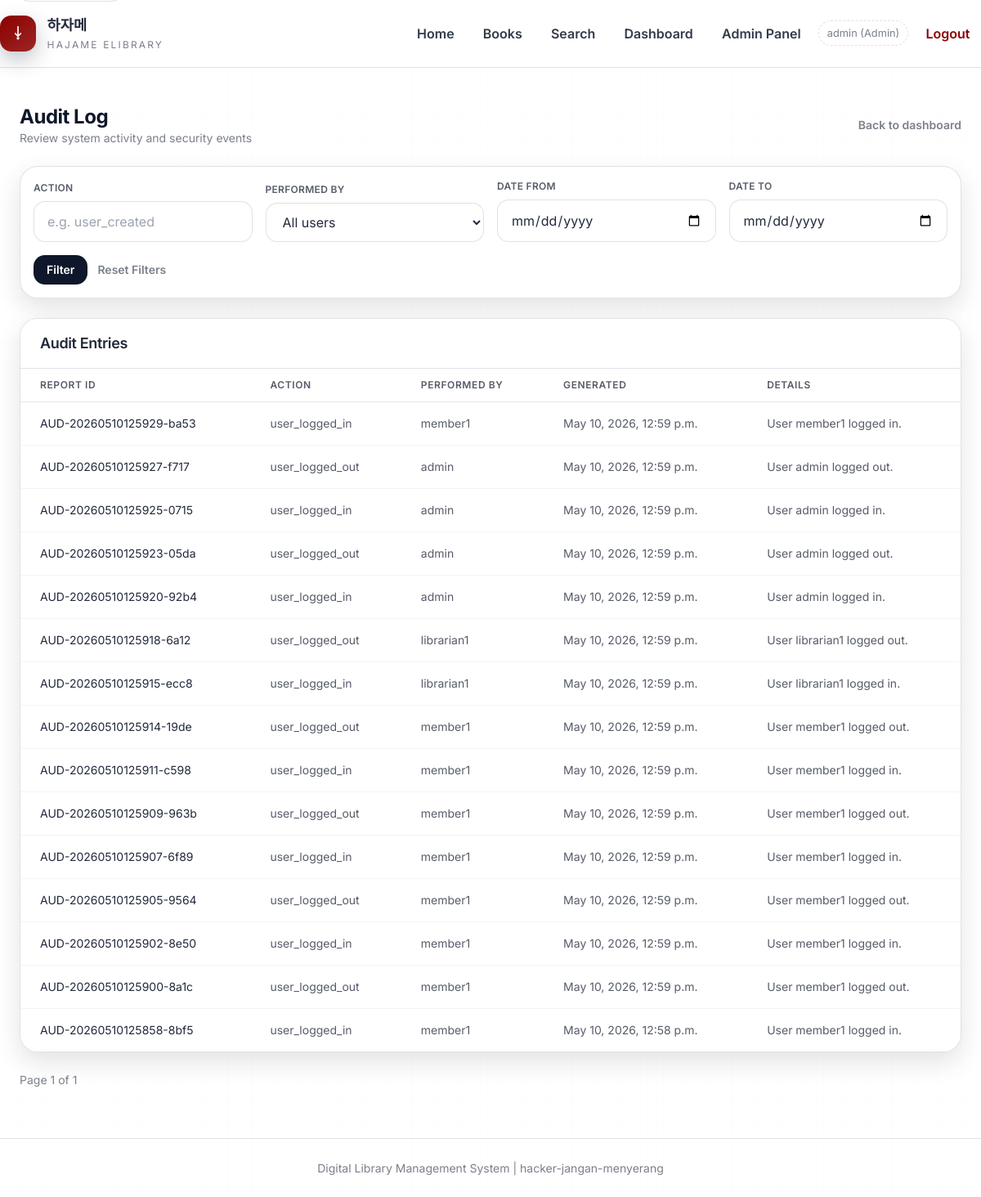
The app's page /admin-panel/audit-log/ (signed in) with its own data.
### main/models.py (models this page shows, shortened)
class User(AbstractUser):
    class Role(models.TextChoices):
        MEMBER = 'member', 'Member'
        LIBRARIAN = 'librarian', 'Librarian'
        ADMIN = 'admin', 'Admin'
    role = models.CharField(
        max_length=20,
        choices=Role.choices,
        default=Role.MEMBER
    )
    employee_id = models.CharField(
        max_length=50,
        blank=True,
        null=True,
        help_text="Employee ID for Librarian role"
    )
    membership_number = models.CharField(
        max_length=50,
        blank=True,
        null=True,
        help_text="Membership number for Member role"
    )
    class Meta:
        db_table = 'users'

class AuditLog(models.Model):
    report_id = models.CharField(max_length=100, unique=True)
    generated_date = models.DateTimeField(auto_now_add=True)
    target_action = models.CharField(max_length=255)
    performed_by = models.ForeignKey(
        User,
        on_delete=models.SET_NULL,
        null=True,
        related_name='audit_logs'
    )
    details = models.TextField(blank=True)
    class Meta:
        db_table = 'audit_logs'
        ordering = ['-generated_date']

### main/admin_views.py (the view, shortened to what this page needs)
# urls.py: path('admin-panel/audit-log/', admin_views.audit_log_list, name='audit_log_list'),
@role_required('admin')
@require_http_methods(["GET"])
def audit_log_list(request):
    action = request.GET.get('action', '').strip()
    user_id = request.GET.get('user_id', '').strip()
    date_from_raw = request.GET.get('date_from', '').strip()
    date_to_raw = request.GET.get('date_to', '').strip()
    logs = AuditLog.objects.select_related('performed_by').all()
    if action:
        logs = logs.filter(target_action__icontains=action)
    selected_user_id = None
    date_from = None
    if date_from_raw:
        try:
            date_from = date.fromisoformat(date_from_raw)
        except ValueError:
            messages.error(request, 'Invalid start date format.')
    date_to = None
    if date_to_raw:
        try:
            date_to = date.fromisoformat(date_to_raw)
        except ValueError:
            messages.error(request, 'Invalid end date format.')
    if date_from:
        logs = logs.filter(generated_date__date__gte=date_from)
    if date_to:
        logs = logs.filter(generated_date__date__lte=date_to)
    logs = logs.order_by('-generated_date')
    paginator = Paginator(logs, 50)
    page_obj = paginator.get_page(request.GET.get('page'))
    users = User.objects.all().order_by('username')
    query_params = {}
    if action:
        query_params['action'] = action
    if user_id:
        query_params['user_id'] = user_id
    if date_from_raw:
        query_params['date_from'] = date_from_raw
    if date_to_raw:
        query_params['date_to'] = date_to_raw
    return render(request, 'main/admin_audit_log.html', {
        'page_obj': page_obj,
        'users': users,
        'action': action,
        'selected_user_id': selected_user_id,
        'date_from': date_from_raw,
        'date_to': date_to_raw,
        'query_string': urlencode(query_params),
    })

### main/templates/main/admin_audit_log.html (shortened to what this page needs)
{% extends 'main/base.html' %}
{% block content %}
<div class="max-w-6xl mx-auto space-y-6">
    <div class="flex items-center justify-between">
        <div>
            <h2 class="text-2xl font-bold text-slate-900">Audit Log</h2>
            <p class="text-sm text-slate-500">Review system activity and security events</p>
        </div>
        <a href="{% url 'main:admin_dashboard' %}" class="text-sm font-semibold text-slate-500 hover:text-slate-700">Back to dashboard</a>
    </div>
    <div class="bg-white border border-slate-200 rounded-2xl shadow-sm p-4">
        <form method="get" class="grid grid-cols-1 md:grid-cols-4 gap-4 items-end">
            <div>
                <label class="block text-xs font-semibold text-slate-600 uppercase tracking-wide mb-2">Action</label>
                <input type="text" name="action" value="{{ action }}" placeholder="e.g. user_created" class="w-full px-4 py-3 rounded-lg border border-slate-300 focus:border-red-700 focus:ring-2 focus:ring-red-700/20 outline-none transition-all">
            </div>
            <div>
                <label class="block text-xs font-semibold text-slate-600 uppercase tracking-wide mb-2">Performed By</label>
                <select name="user_id" class="w-full px-4 py-3 rounded-lg border border-slate-300 focus:border-red-700 focus:ring-2 focus:ring-red-700/20 outline-none transition-all">
                    <option value="">All users</option>
                </select>
            </div>
            <div>
                <label class="block text-xs font-semibold text-slate-600 uppercase tracking-wide mb-2">Date From</label>
                <input type="date" name="date_from" value="{{ date_from }}" class="w-full px-4 py-3 rounded-lg border border-slate-300 focus:border-red-700 focus:ring-2 focus:ring-red-700/20 outline-none transition-all">
            </div>
            <div>
                <label class="block text-xs font-semibold text-slate-600 uppercase tracking-wide mb-2">Date To</label>
                <input type="date" name="date_to" value="{{ date_to }}" class="w-full px-4 py-3 rounded-lg border border-slate-300 focus:border-red-700 focus:ring-2 focus:ring-red-700/20 outline-none transition-all">
            </div>
            <div class="flex items-center gap-3 md:col-span-4">
                <button type="submit" class="px-4 py-2 bg-slate-900 text-white text-sm font-semibold rounded-lg hover:bg-slate-800 transition-colors">
                    Filter
                </button>
                <a href="{% url 'main:audit_log_list' %}" class="text-sm font-semibold text-slate-500 hover:text-slate-700">Reset Filters</a>
            </div>
        </form>
    </div>
    <div class="bg-white border border-slate-200 rounded-2xl shadow-sm overflow-hidden">
        <div class="px-6 py-4 border-b border-slate-200 bg-slate-50">
            <h3 class="text-lg font-semibold text-slate-800">Audit Entries</h3>
        </div>
        {% if page_obj.object_list %}
            <div class="overflow-x-auto">
                <table class="min-w-full divide-y divide-slate-200">
                    <thead class="bg-slate-50">
                        <tr>
                            <th class="px-6 py-3 text-left text-xs font-semibold text-slate-600 uppercase tracking-wider">Report ID</th>
                            <th class="px-6 py-3 text-left text-xs font-semibold text-slate-600 uppercase tracking-wider">Action</th>
                            <th class="px-6 py-3 text-left text-xs font-semibold text-slate-600 uppercase tracking-wider">Performed By</th>
                            <th class="px-6 py-3 text-left text-xs font-semibold text-slate-600 uppercase tracking-wider">Generated</th>
                            <th class="px-6 py-3 text-left text-xs font-semibold text-slate-600 uppercase tracking-wider">Details</th>
                        </tr>
                    </thead>
                    <tbody class="bg-white divide-y divide-slate-100">
                        {% for log in page_obj %}
                            <tr>
                                <td class="px-6 py-4 text-sm text-slate-800">{{ log.report_id }}</td>
                                <td class="px-6 py-4 text-sm text-slate-600">{{ log.target_action }}</td>
                                <td class="px-6 py-4 text-sm text-slate-600">{{ log.performed_by.username|default:'-' }}</td>
                                <td class="px-6 py-4 text-sm text-slate-600">{{ log.generated_date }}</td>
                                <td class="px-6 py-4 text-sm text-slate-600">{{ log.details|default:'-' }}</td>
                            </tr>
                        {% endfor %}
                    </tbody>
                </table>
            </div>
        {% else %}
            <div class="px-6 py-6 text-sm text-slate-500">
                No audit logs found for the selected filters.
            </div>
        {% endif %}
    </div>
    <div class="flex items-center justify-between text-sm text-slate-500">
        <div>
            Page {{ page_obj.number }} of {{ page_obj.paginator.num_pages }}
        </div>
    </div>
</div>
{% endblock %}

### main/templates/main/base.html (shortened to what this page needs)
{% load static %}
<!DOCTYPE html>
<html lang="en">
<head>
    <script src="https://cdn.tailwindcss.com"></script>
    <link rel="stylesheet" href="{% static 'css/style.css' %}">
</head>
<body class="app-shell bg-white text-slate-800 min-h-screen flex flex-col">
    <header class="site-header">
        <div class="container-custom header-row">
            <a href="{% url 'main:landing' %}" class="brand-link">
                <span class="brand-mark" aria-hidden="true">
                    <svg viewBox="0 0 24 24" class="w-4 h-4 text-white" fill="none" stroke="currentColor" stroke-width="2">
                        <path d="M12 2L12 16M12 16L8 12M12 16L16 12" stroke-linecap="round" stroke-linejoin="round"></path>
                        <circle cx="12" cy="19" r="1"></circle>
                    </svg>
                </span>
                <span class="brand-text">
                    <span class="brand-title">하자메</span>
                    <span class="brand-sub">Hajame eLibrary</span>
                </span>
            </a>
            <nav class="site-nav">
                <a href="{% url 'main:landing' %}" class="nav-link">Home</a>
                <a href="{% url 'main:book_list' %}" class="nav-link">Books</a>
                <a href="{% url 'main:search_books' %}" class="nav-link">Search</a>
                {% if user.is_authenticated %}
                    {% if user.role == 'member' %}
                        <a href="{% url 'main:member_dashboard' %}" class="nav-link">Dashboard</a>
                        <a href="{% url 'main:borrow_history' %}" class="nav-link">My History</a>
                    {% elif user.role == 'librarian' %}
                        <a href="{% url 'main:librarian_dashboard' %}" class="nav-link">Dashboard</a>
                        <a href="{% url 'main:book_management_list' %}" class="nav-link">Books</a>
                        <a href="{% url 'main:category_list' %}" class="nav-link">Categories</a>
                        <a href="{% url 'main:generate_report' %}" class="nav-link">Report</a>
                    {% elif user.role == 'admin' %}
                        <a href="{% url 'main:admin_dashboard' %}" class="nav-link">Dashboard</a>
                        <a href="{% url 'main:lockout_admin' %}" class="nav-link">Admin Panel</a>
                    {% endif %}
                    <span class="nav-meta">{{ user.username }} ({{ user.get_role_display }})</span>
                    <a href="{% url 'main:logout' %}" class="nav-link nav-ghost">Logout</a>
                {% else %}
                    <a href="{% url 'main:login' %}" class="nav-cta">Login</a>
                {% endif %}
            </nav>
        </div>
    </header>
    <main id="main-content" class="site-main flex-1">
        <div class="container-custom">
            {% block content %}{% endblock %}
        </div>
    </main>
    <footer class="site-footer">
        <div class="container-custom text-center text-sm">
            <p>Digital Library Management System | hacker-jangan-menyerang</p>
        </div>
    </footer>
</body>
</html>

### records on screen
User: username "admin", role "Admin"
AuditLog: report_id "AUD-20260510125929-ba53", target_action "user_logged_in", performed_by.username "member1", generated_date "May 10, 2026, 12:59 p.m.", details "User member1 logged in."
AuditLog: report_id "AUD-20260510125927-f717", target_action "user_logged_out", performed_by.username "admin", generated_date "May 10, 2026, 12:59 p.m.", details "User admin logged out."
AuditLog: report_id "AUD-20260510125925-0715", target_action "user_logged_in", performed_by.username "admin", generated_date "May 10, 2026, 12:59 p.m.", details "User admin logged in."
AuditLog: report_id "AUD-20260510125923-05da", target_action "user_logged_out", performed_by.username "admin", generated_date "May 10, 2026, 12:59 p.m.", details "User admin logged out."
AuditLog: report_id "AUD-20260510125920-92b4", target_action "user_logged_in", performed_by.username "admin", generated_date "May 10, 2026, 12:59 p.m.", details "User admin logged in."
AuditLog: report_id "AUD-20260510125918-6a12", target_action "user_logged_out", performed_by.username "librarian1", generated_date "May 10, 2026, 12:59 p.m.", details "User librarian1 logged out."
AuditLog: report_id "AUD-20260510125915-ecc8", target_action "user_logged_in", performed_by.username "librarian1", generated_date "May 10, 2026, 12:59 p.m.", details "User librarian1 logged in."
AuditLog: report_id "AUD-20260510125914-19de", target_action "user_logged_out", performed_by.username "member1", generated_date "May 10, 2026, 12:59 p.m.", details "User member1 logged out."
AuditLog: report_id "AUD-20260510125911-c598", target_action "user_logged_in", performed_by.username "member1", generated_date "May 10, 2026, 12:59 p.m.", details "User member1 logged in."
AuditLog: report_id "AUD-20260510125909-963b", target_action "user_logged_out", performed_by.username "member1", generated_date "May 10, 2026, 12:59 p.m.", details "User member1 logged out."
AuditLog: report_id "AUD-20260510125907-6f89", target_action "user_logged_in", performed_by.username "member1", generated_date "May 10, 2026, 12:59 p.m.", details "User member1 logged in."
AuditLog: report_id "AUD-20260510125905-9564", target_action "user_logged_out", performed_by.username "member1", generated_date "May 10, 2026, 12:59 p.m.", details "User member1 logged out."
AuditLog: report_id "AUD-20260510125902-8e50", target_action "user_logged_in", performed_by.username "member1", generated_date "May 10, 2026, 12:59 p.m.", details "User member1 logged in."
AuditLog: report_id "AUD-20260510125900-8a1c", target_action "user_logged_out", performed_by.username "member1", generated_date "May 10, 2026, 12:59 p.m.", details "User member1 logged out."
AuditLog: report_id "AUD-20260510125858-8bf5", target_action "user_logged_in", performed_by.username "member1", generated_date "May 10, 2026, 12:58 p.m.", details "User member1 logged in."

### other values on screen
{{ page_obj.number }} "1"
{{ page_obj.paginator.num_pages }} "1"
